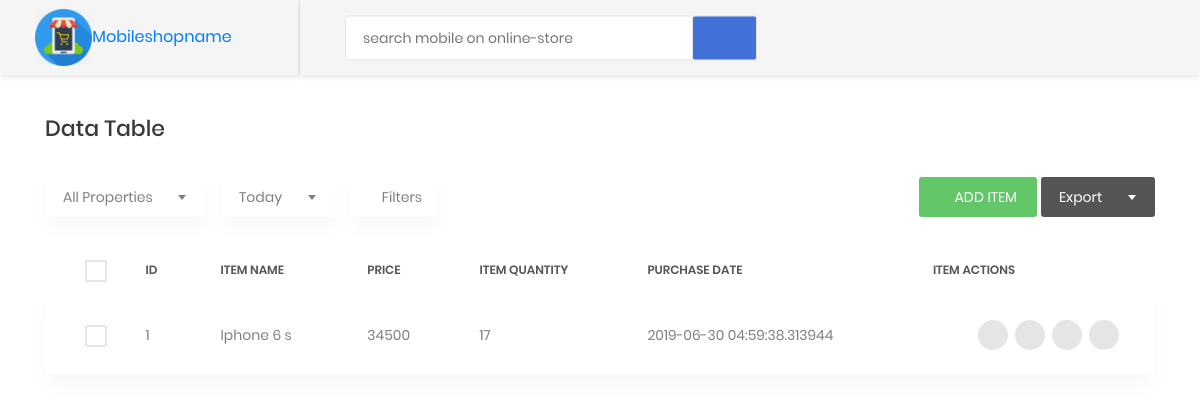
Page /viewitems on the earlier database version.
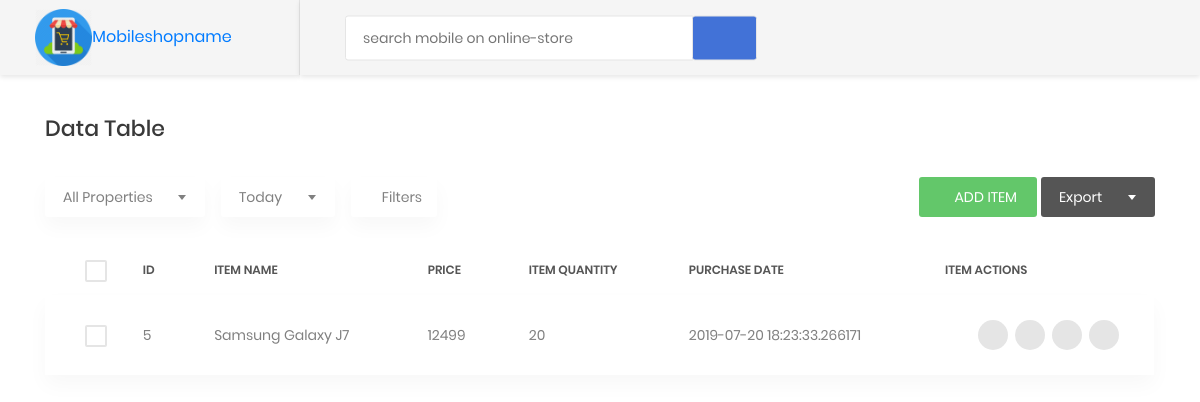
Same page on the later database version.
### models/create_models.py (models this page shows, shortened)
class Items(db.Model):
    __tablename__='items'
    i_id=db.Column(db.Integer,primary_key=True)
    item_name=db.Column(db.String(255),nullable=False)
    item_quantity=db.Column(db.String(255),nullable=False)
    item_price=db.Column(db.String(255),nullable=False)
    barcode = db.Column(db.LargeBinary)
    purchase_date = db.Column(db.DateTime, nullable=False, default=datetime.utcnow)
    modified_date=db.Column(db.DateTime, nullable=False, default=datetime.utcnow, onupdate=datetime.utcnow)
    sales = db.relationship("SalesItems", backref="items")
    __table_args__ = (CheckConstraint(item_quantity > -1 ),{})

### items/items.py (the view)
@item.route('/viewitems')
def viewitems():
    items = Items.query.all()
    return render_template('static priya mobile/items/viewitems.html',items=items)

### customers/customers.py (called while the page is built)
@customer.before_app_request
def load_logged_in_user():
    user_id = session.get('user_id')
    if user_id is None:
        g.user = None
    else:
        g.user = User.query.filter_by(id=user_id).first()

### users/adduser.py (called while the page is built)
@auth.before_app_request
def load_logged_in_user():
    user_id = session.get('user_id')
    if user_id is None:
        g.user = None
    else:
        g.user = User.query.filter_by(id=user_id).first()
        print(g.user.role,".........role")

### templates/static priya mobile/items/viewitems.html (shortened to what the changed rows need)
{% extends 'static priya mobile/base1.html' %}
{% block content %}
                        <div class="row">
                            <div class="col-md-12">
                                <div class="table-responsive table-responsive-data2">
                                    <table class="table table-data2" id="myTable">
                                        <thead>
                                            <tr>
                                                <th>
                                                    <label class="au-checkbox">
                                                        <span class="au-checkmark"></span>
                                                    </label>
                                                </th>
                                                <th>ID</th>
                                                <th>Item Name</th>
                                                <th>Price</th>
                                                <th>Item Quantity</th>
                                                <th>Purchase date</th>
                                                <th>Item Actions</th>
                                            </tr>
                                        </thead>
                                        {% for item in items %}
                                        {% if item.item_quantity|int > 0 %}
                                        <tbody>
                                            <tr class="tr-shadow">
                                                <td>
                                                    <label class="au-checkbox">
                                                        <span class="au-checkmark"></span>
                                                    </label>
                                                </td>
                                                <td>
                                                    {{ item.i_id }}
                                                </td>
                                                <td>
                                                    {{ item.item_name }}
                                                </td>
                                                <td>
                                                    {{ item.item_price }}
                                                </td>
                                                <td>
                                                    {{ item.item_quantity }}
                                                </td>
                                                <td>
                                                    {{ item.purchase_date }}
                                                </td>
                                                <td>
                                                    <div class="table-data-feature">
                                                        <a href="{{ url_for('item.saleitem', id=item.i_id) }}"><button class="item" data-toggle="tooltip" data-placement="top" title="Send">
                                                            <i class="zmdi zmdi-mail-send"></i>
                                                    </button></a>&nbsp;&nbsp;
                                                        <a href="{{ url_for('item.updateitem' , id=item.i_id) }}"><button class="item" data-toggle="tooltip" data-placement="top" title="Edit">
                                                            <i class="zmdi zmdi-edit"></i>
                                                        </button></a>&nbsp;&nbsp;
                                                        <a href="{{ url_for('item.deleteitem' , id=item.i_id) }}"><button class="item" data-toggle="tooltip" data-placement="top" title="Delete">
                                                            <i class="zmdi zmdi-delete"></i>
                                                        </button></a>&nbsp;&nbsp;
                                                        <button class="item" data-toggle="tooltip" data-placement="top" title="More">
                                                            <i class="zmdi zmdi-more"></i>
                                                        </button>
                                                    </div>
                                                </td>
                                            </tr>
                                        </tbody>
                                        {% endif %}
                                        {% endfor %}
                                    </table>
                                </div>
          {% endblock %}

Differences in the rows shown:
removed Items: i_id "1", item_name "Iphone 6 s", item_price "34500", item_quantity "17", purchase_date "2019-06-30 04:59:38.313944"
added Items: i_id "5", item_name "Samsung Galaxy J7", item_price "12499", item_quantity "20", purchase_date "2019-07-20 18:23:33.266171"
